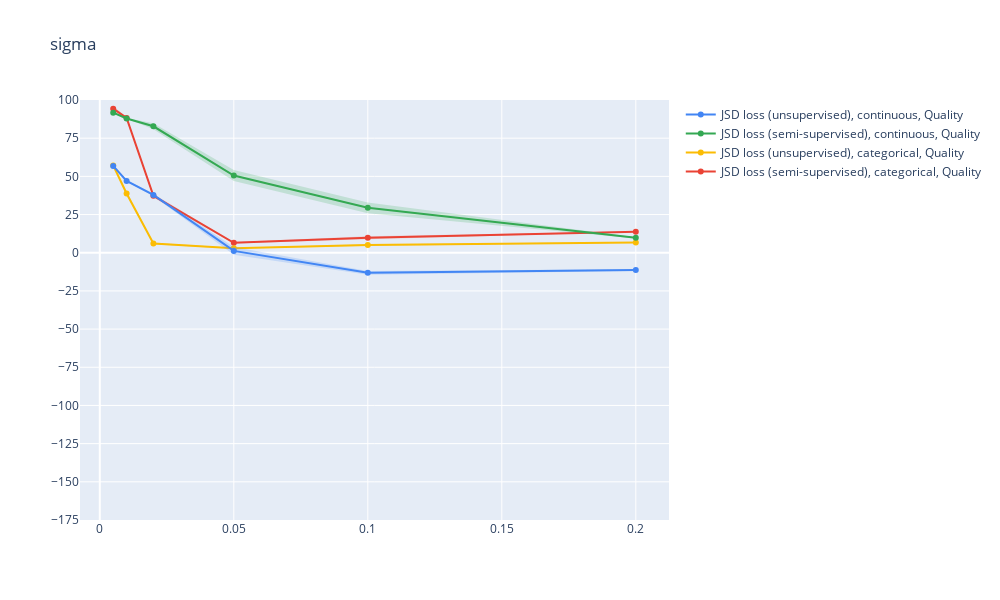
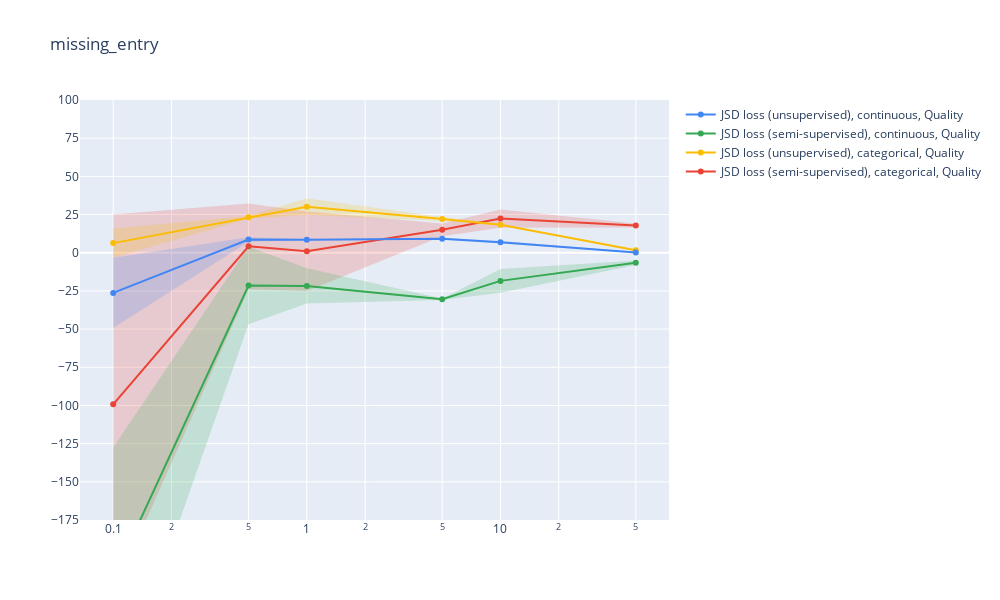
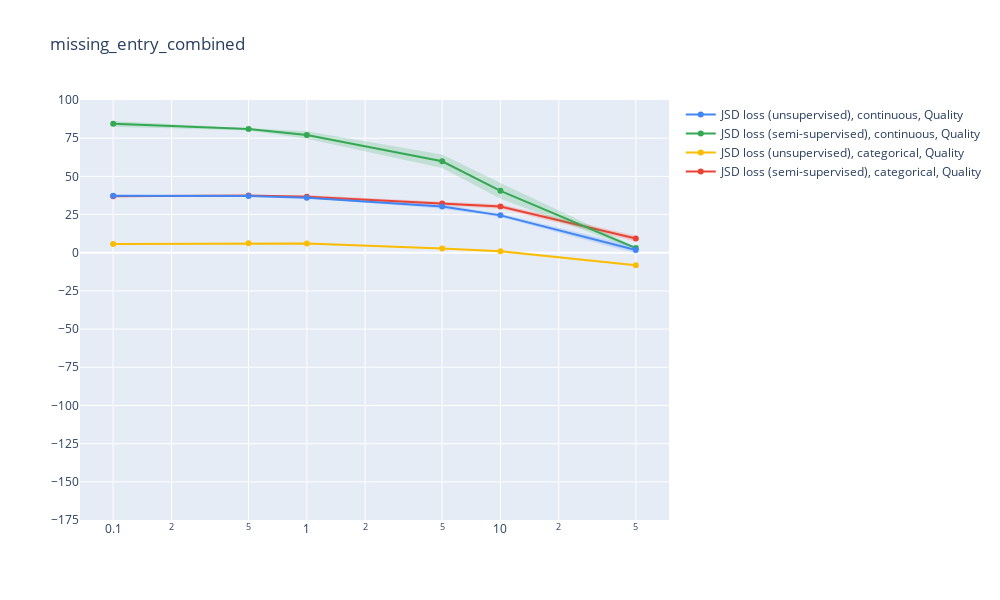
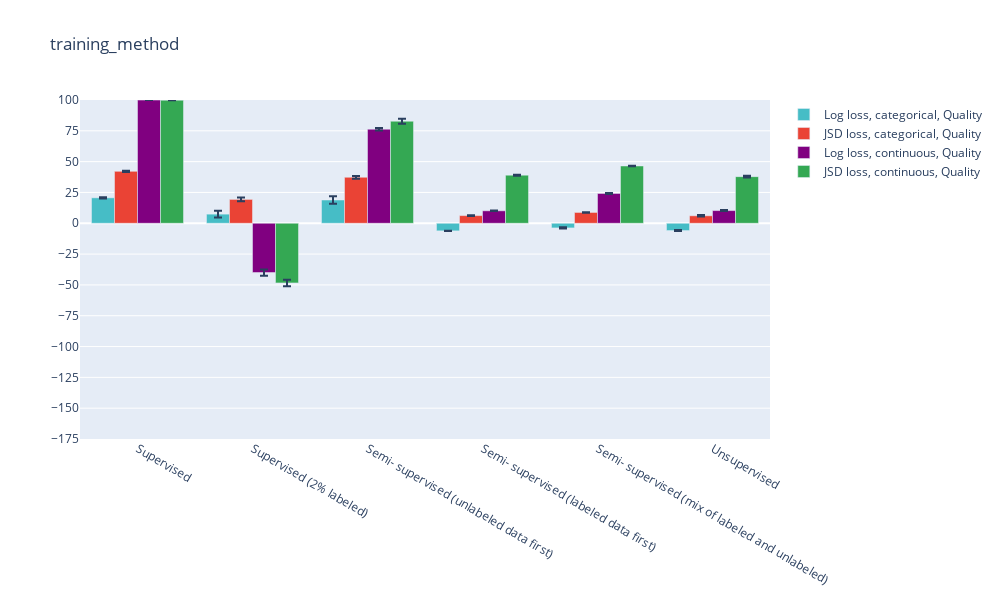

The cell these charts' notebook holds for them, in order:
### Code cell
for i in range(len(parameters)):
    param = parameters[i]

    if param == "labeled_data_percentage" or param=="training_method" or param=="sampling_density":
        excluded_config_strings=[]
    else:
        excluded_config_strings=CCE_strings
    plot_vals(i,None,USE_PLOTLY=True,excluded_config_strings=excluded_config_strings)

### Figure 1 — Plotly figure (JSON) as saved in the notebook; plotly's stock layout.template omitted (floating-point values rounded to 4 significant figures)
{"data": [{"line": {"color": "rgb(0.9176470588235293, 0.2627450980392158, 0.2078431372549021)"}, "marker": {"color": "rgb(0.9176470588235293, 0.2627450980392158, 0.2078431372549021)", "symbol": "circle"}, "mode": "lines+markers", "name": "JSD loss (semi-supervised), categorical, Quality", "type": "scatter", "x": [0.005, 0.01, 0.02, 0.05, 0.1, 0.2], "y": [94.32, 88.25, 37.31, 6.476, 9.85, 13.82]}, {"line": {"width": 0}, "marker": {"color": "rgb(0.9176470588235293, 0.2627450980392158, 0.2078431372549021)"}, "mode": "lines", "name": "Upper bound", "showlegend": false, "type": "scatter", "x": [0.005, 0.01, 0.02, 0.05, 0.1, 0.2], "y": [95.98, 88.88, 38.43, 6.951, 10.81, 14.07]}, {"fill": "tonexty", "fillcolor": "rgba(0.9176470588235293, 0.2627450980392158, 0.2078431372549021, 0.2)", "line": {"width": 0}, "marker": {"color": "rgb(0.9176470588235293, 0.2627450980392158, 0.2078431372549021)"}, "mode": "lines", "name": "Lower bound", "showlegend": false, "type": "scatter", "x": [0.005, 0.01, 0.02, 0.05, 0.1, 0.2], "y": [92.66, 87.62, 36.2, 6.002, 8.889, 13.56]}, {"line": {"color": "rgb(0.984313725490196, 0.7372549019607844, 0.015686274509803977)"}, "marker": {"color": "rgb(0.984313725490196, 0.7372549019607844, 0.015686274509803977)", "symbol": "circle"}, "mode": "lines+markers", "name": "JSD loss (unsupervised), categorical, Quality", "type": "scatter", "x": [0.005, 0.01, 0.02, 0.05, 0.1, 0.2], "y": [57.19, 38.75, 6.051, 2.852, 5.002, 6.759]}, {"line": {"width": 0}, "marker": {"color": "rgb(0.984313725490196, 0.7372549019607844, 0.015686274509803977)"}, "mode": "lines", "name": "Upper bound", "showlegend": false, "type": "scatter", "x": [0.005, 0.01, 0.02, 0.05, 0.1, 0.2], "y": [58.95, 40.03, 6.68, 3.066, 5.646, 6.925]}, {"fill": "tonexty", "fillcolor": "rgba(0.984313725490196, 0.7372549019607844, 0.015686274509803977, 0.2)", "line": {"width": 0}, "marker": {"color": "rgb(0.984313725490196, 0.7372549019607844, 0.015686274509803977)"}, "mode": "lines", "name": "Lower bound", "showlegend": false, "type": "scatter", "x": [0.005, 0.01, 0.02, 0.05, 0.1, 0.2], "y": [55.43, 37.47, 5.422, 2.637, 4.358, 6.593]}, {"line": {"color": "rgb(0.20392156862745092, 0.6588235294117648, 0.3254901960784313)"}, "marker": {"color": "rgb(0.20392156862745092, 0.6588235294117648, 0.3254901960784313)", "symbol": "circle"}, "mode": "lines+markers", "name": "JSD loss (semi-supervised), continuous, Quality", "type": "scatter", "x": [0.005, 0.01, 0.02, 0.05, 0.1, 0.2], "y": [91.72, 87.91, 82.79, 50.57, 29.41, 9.732]}, {"line": {"width": 0}, "marker": {"color": "rgb(0.20392156862745092, 0.6588235294117648, 0.3254901960784313)"}, "mode": "lines", "name": "Upper bound", "showlegend": false, "type": "scatter", "x": [0.005, 0.01, 0.02, 0.05, 0.1, 0.2], "y": [92.15, 88.2, 84.8, 54.16, 32.9, 10.19]}, {"fill": "tonexty", "fillcolor": "rgba(0.20392156862745092, 0.6588235294117648, 0.3254901960784313, 0.2)", "line": {"width": 0}, "marker": {"color": "rgb(0.20392156862745092, 0.6588235294117648, 0.3254901960784313)"}, "mode": "lines", "name": "Lower bound", "showlegend": false, "type": "scatter", "x": [0.005, 0.01, 0.02, 0.05, 0.1, 0.2], "y": [91.29, 87.62, 80.78, 46.98, 25.93, 9.272]}, {"line": {"color": "rgb(0.2588235294117648, 0.5215686274509804, 0.9568627450980393)"}, "marker": {"color": "rgb(0.2588235294117648, 0.5215686274509804, 0.9568627450980393)", "symbol": "circle"}, "mode": "lines+markers", "name": "JSD loss (unsupervised), continuous, Quality", "type": "scatter", "x": [0.005, 0.01, 0.02, 0.05, 0.1, 0.2], "y": [56.82, 46.97, 37.83, 1.186, -13.18, -11.37]}, {"line": {"width": 0}, "marker": {"color": "rgb(0.2588235294117648, 0.5215686274509804, 0.9568627450980393)"}, "mode": "lines", "name": "Upper bound", "showlegend": false, "type": "scatter", "x": [0.005, 0.01, 0.02, 0.05, 0.1, 0.2], "y": [57.52, 47.42, 38.62, 3.759, -12.01, -10.77]}, {"fill": "tonexty", "fillcolor": "rgba(0.2588235294117648, 0.5215686274509804, 0.9568627450980393, 0.2)", "line": {"width": 0}, "marker": {"color": "rgb(0.2588235294117648, 0.5215686274509804, 0.9568627450980393)"}, "mode": "lines", "name": "Lower bound", "showlegend": false, "type": "scatter", "x": [0.005, 0.01, 0.02, 0.05, 0.1, 0.2], "y": [56.12, 46.52, 37.04, -1.388, -14.35, -11.97]}], "layout": {"height": 600, "title": {"text": "sigma"}, "width": 1000, "yaxis": {"dtick": 25, "range": [-175, 100], "tick0": 0}}}

### Figure 2 — Plotly figure (JSON) as saved in the notebook; plotly's stock layout.template omitted (floating-point values rounded to 4 significant figures)
{"data": [{"line": {"color": "rgb(0.9176470588235293, 0.2627450980392158, 0.2078431372549021)"}, "marker": {"color": "rgb(0.9176470588235293, 0.2627450980392158, 0.2078431372549021)", "symbol": "circle"}, "mode": "lines+markers", "name": "JSD loss (semi-supervised), categorical, Quality", "type": "scatter", "x": [0.1, 0.5, 1, 5, 10, 50], "y": [-99.28, 4.185, 0.9747, 14.99, 22.36, 17.78]}, {"line": {"width": 0}, "marker": {"color": "rgb(0.9176470588235293, 0.2627450980392158, 0.2078431372549021)"}, "mode": "lines", "name": "Upper bound", "showlegend": false, "type": "scatter", "x": [0.1, 0.5, 1, 5, 10, 50], "y": [24.97, 32.26, 26.98, 19.17, 28.35, 19.12]}, {"fill": "tonexty", "fillcolor": "rgba(0.9176470588235293, 0.2627450980392158, 0.2078431372549021, 0.2)", "line": {"width": 0}, "marker": {"color": "rgb(0.9176470588235293, 0.2627450980392158, 0.2078431372549021)"}, "mode": "lines", "name": "Lower bound", "showlegend": false, "type": "scatter", "x": [0.1, 0.5, 1, 5, 10, 50], "y": [-223.5, -23.89, -25.03, 10.82, 16.36, 16.44]}, {"line": {"color": "rgb(0.984313725490196, 0.7372549019607844, 0.015686274509803977)"}, "marker": {"color": "rgb(0.984313725490196, 0.7372549019607844, 0.015686274509803977)", "symbol": "circle"}, "mode": "lines+markers", "name": "JSD loss (unsupervised), categorical, Quality", "type": "scatter", "x": [0.1, 0.5, 1, 5, 10, 50], "y": [6.299, 23.21, 30.16, 22.08, 18.28, 1.605]}, {"line": {"width": 0}, "marker": {"color": "rgb(0.984313725490196, 0.7372549019607844, 0.015686274509803977)"}, "mode": "lines", "name": "Upper bound", "showlegend": false, "type": "scatter", "x": [0.1, 0.5, 1, 5, 10, 50], "y": [15.89, 24.18, 35.65, 23.37, 18.7, 2.194]}, {"fill": "tonexty", "fillcolor": "rgba(0.984313725490196, 0.7372549019607844, 0.015686274509803977, 0.2)", "line": {"width": 0}, "marker": {"color": "rgb(0.984313725490196, 0.7372549019607844, 0.015686274509803977)"}, "mode": "lines", "name": "Lower bound", "showlegend": false, "type": "scatter", "x": [0.1, 0.5, 1, 5, 10, 50], "y": [-3.293, 22.24, 24.66, 20.78, 17.85, 1.016]}, {"line": {"color": "rgb(0.20392156862745092, 0.6588235294117648, 0.3254901960784313)"}, "marker": {"color": "rgb(0.20392156862745092, 0.6588235294117648, 0.3254901960784313)", "symbol": "circle"}, "mode": "lines+markers", "name": "JSD loss (semi-supervised), continuous, Quality", "type": "scatter", "x": [0.1, 0.5, 1, 5, 10, 50], "y": [-213.2, -21.47, -21.76, -30.46, -18.44, -6.548]}, {"line": {"width": 0}, "marker": {"color": "rgb(0.20392156862745092, 0.6588235294117648, 0.3254901960784313)"}, "mode": "lines", "name": "Upper bound", "showlegend": false, "type": "scatter", "x": [0.1, 0.5, 1, 5, 10, 50], "y": [-127.5, 3.907, -10.24, -29.94, -10.7, -5.016]}, {"fill": "tonexty", "fillcolor": "rgba(0.20392156862745092, 0.6588235294117648, 0.3254901960784313, 0.2)", "line": {"width": 0}, "marker": {"color": "rgb(0.20392156862745092, 0.6588235294117648, 0.3254901960784313)"}, "mode": "lines", "name": "Lower bound", "showlegend": false, "type": "scatter", "x": [0.1, 0.5, 1, 5, 10, 50], "y": [-298.9, -46.85, -33.29, -30.99, -26.17, -8.079]}, {"line": {"color": "rgb(0.2588235294117648, 0.5215686274509804, 0.9568627450980393)"}, "marker": {"color": "rgb(0.2588235294117648, 0.5215686274509804, 0.9568627450980393)", "symbol": "circle"}, "mode": "lines+markers", "name": "JSD loss (unsupervised), continuous, Quality", "type": "scatter", "x": [0.1, 0.5, 1, 5, 10, 50], "y": [-26.29, 8.629, 8.494, 9.15, 6.872, 0.1462]}, {"line": {"width": 0}, "marker": {"color": "rgb(0.2588235294117648, 0.5215686274509804, 0.9568627450980393)"}, "mode": "lines", "name": "Upper bound", "showlegend": false, "type": "scatter", "x": [0.1, 0.5, 1, 5, 10, 50], "y": [-3.212, 10.15, 8.888, 9.792, 7.712, 0.4625]}, {"fill": "tonexty", "fillcolor": "rgba(0.2588235294117648, 0.5215686274509804, 0.9568627450980393, 0.2)", "line": {"width": 0}, "marker": {"color": "rgb(0.2588235294117648, 0.5215686274509804, 0.9568627450980393)"}, "mode": "lines", "name": "Lower bound", "showlegend": false, "type": "scatter", "x": [0.1, 0.5, 1, 5, 10, 50], "y": [-49.36, 7.108, 8.099, 8.508, 6.033, -0.17]}], "layout": {"height": 600, "title": {"text": "missing_entry"}, "width": 1000, "xaxis": {"type": "log"}, "yaxis": {"dtick": 25, "range": [-175, 100], "tick0": 0}}}

### Figure 3 — Plotly figure (JSON) as saved in the notebook; plotly's stock layout.template omitted (floating-point values rounded to 4 significant figures)
{"data": [{"line": {"color": "rgb(0.9176470588235293, 0.2627450980392158, 0.2078431372549021)"}, "marker": {"color": "rgb(0.9176470588235293, 0.2627450980392158, 0.2078431372549021)", "symbol": "circle"}, "mode": "lines+markers", "name": "JSD loss (semi-supervised), categorical, Quality", "type": "scatter", "x": [0.1, 0.5, 1, 5, 10, 50], "y": [37.04, 37.47, 36.62, 32.17, 30.29, 9.279]}, {"line": {"width": 0}, "marker": {"color": "rgb(0.9176470588235293, 0.2627450980392158, 0.2078431372549021)"}, "mode": "lines", "name": "Upper bound", "showlegend": false, "type": "scatter", "x": [0.1, 0.5, 1, 5, 10, 50], "y": [37.21, 37.84, 37.73, 33.44, 31.82, 11.14]}, {"fill": "tonexty", "fillcolor": "rgba(0.9176470588235293, 0.2627450980392158, 0.2078431372549021, 0.2)", "line": {"width": 0}, "marker": {"color": "rgb(0.9176470588235293, 0.2627450980392158, 0.2078431372549021)"}, "mode": "lines", "name": "Lower bound", "showlegend": false, "type": "scatter", "x": [0.1, 0.5, 1, 5, 10, 50], "y": [36.88, 37.09, 35.52, 30.89, 28.75, 7.422]}, {"line": {"color": "rgb(0.984313725490196, 0.7372549019607844, 0.015686274509803977)"}, "marker": {"color": "rgb(0.984313725490196, 0.7372549019607844, 0.015686274509803977)", "symbol": "circle"}, "mode": "lines+markers", "name": "JSD loss (unsupervised), categorical, Quality", "type": "scatter", "x": [0.1, 0.5, 1, 5, 10, 50], "y": [5.796, 6.231, 6.067, 2.834, 0.8997, -8.242]}, {"line": {"width": 0}, "marker": {"color": "rgb(0.984313725490196, 0.7372549019607844, 0.015686274509803977)"}, "mode": "lines", "name": "Upper bound", "showlegend": false, "type": "scatter", "x": [0.1, 0.5, 1, 5, 10, 50], "y": [6.227, 6.613, 6.626, 3.219, 1.776, -7.749]}, {"fill": "tonexty", "fillcolor": "rgba(0.984313725490196, 0.7372549019607844, 0.015686274509803977, 0.2)", "line": {"width": 0}, "marker": {"color": "rgb(0.984313725490196, 0.7372549019607844, 0.015686274509803977)"}, "mode": "lines", "name": "Lower bound", "showlegend": false, "type": "scatter", "x": [0.1, 0.5, 1, 5, 10, 50], "y": [5.365, 5.85, 5.507, 2.449, 0.02301, -8.735]}, {"line": {"color": "rgb(0.20392156862745092, 0.6588235294117648, 0.3254901960784313)"}, "marker": {"color": "rgb(0.20392156862745092, 0.6588235294117648, 0.3254901960784313)", "symbol": "circle"}, "mode": "lines+markers", "name": "JSD loss (semi-supervised), continuous, Quality", "type": "scatter", "x": [0.1, 0.5, 1, 5, 10, 50], "y": [84.38, 80.95, 77.04, 59.87, 40.5, 3.015]}, {"line": {"width": 0}, "marker": {"color": "rgb(0.20392156862745092, 0.6588235294117648, 0.3254901960784313)"}, "mode": "lines", "name": "Upper bound", "showlegend": false, "type": "scatter", "x": [0.1, 0.5, 1, 5, 10, 50], "y": [86.19, 81.79, 79.48, 64.29, 45.59, 3.893]}, {"fill": "tonexty", "fillcolor": "rgba(0.20392156862745092, 0.6588235294117648, 0.3254901960784313, 0.2)", "line": {"width": 0}, "marker": {"color": "rgb(0.20392156862745092, 0.6588235294117648, 0.3254901960784313)"}, "mode": "lines", "name": "Lower bound", "showlegend": false, "type": "scatter", "x": [0.1, 0.5, 1, 5, 10, 50], "y": [82.56, 80.11, 74.59, 55.45, 35.41, 2.136]}, {"line": {"color": "rgb(0.2588235294117648, 0.5215686274509804, 0.9568627450980393)"}, "marker": {"color": "rgb(0.2588235294117648, 0.5215686274509804, 0.9568627450980393)", "symbol": "circle"}, "mode": "lines+markers", "name": "JSD loss (unsupervised), continuous, Quality", "type": "scatter", "x": [0.1, 0.5, 1, 5, 10, 50], "y": [37.32, 37.07, 35.94, 30.3, 24.46, 1.827]}, {"line": {"width": 0}, "marker": {"color": "rgb(0.2588235294117648, 0.5215686274509804, 0.9568627450980393)"}, "mode": "lines", "name": "Upper bound", "showlegend": false, "type": "scatter", "x": [0.1, 0.5, 1, 5, 10, 50], "y": [38.0, 37.54, 36.24, 31.74, 25.56, 4.172]}, {"fill": "tonexty", "fillcolor": "rgba(0.2588235294117648, 0.5215686274509804, 0.9568627450980393, 0.2)", "line": {"width": 0}, "marker": {"color": "rgb(0.2588235294117648, 0.5215686274509804, 0.9568627450980393)"}, "mode": "lines", "name": "Lower bound", "showlegend": false, "type": "scatter", "x": [0.1, 0.5, 1, 5, 10, 50], "y": [36.64, 36.61, 35.65, 28.86, 23.36, -0.5172]}], "layout": {"height": 600, "title": {"text": "missing_entry_combined"}, "width": 1000, "xaxis": {"type": "log"}, "yaxis": {"dtick": 25, "range": [-175, 100], "tick0": 0}}}

### Figure 4 — Plotly figure (JSON) as saved in the notebook; plotly's stock layout.template omitted (floating-point values rounded to 4 significant figures)
{"data": [{"error_y": {"array": [0.5364, 2.828, 3.029, 0.129, 0.57, 0.4382]}, "marker": {"color": "rgb(0.27450980392156876, 0.7411764705882351, 0.776470588235294)"}, "name": "Log loss, categorical, Quality", "type": "bar", "x": ["Supervised", "Supervised\n(2% labeled)", "Semi-\nsupervised\n(unlabeled\ndata first)", "Semi-\nsupervised\n(labeled\ndata first)", "Semi-\nsupervised\n(mix of\nlabeled and\nunlabeled)", "Unsupervised"], "y": [20.65, 7.41, 18.88, -6.147, -3.768, -5.9]}, {"error_y": {"array": [0.5186, 1.534, 1.114, 0.2294, 0.222, 0.629]}, "marker": {"color": "rgb(0.9176470588235293, 0.2627450980392158, 0.2078431372549021)"}, "name": "JSD loss, categorical, Quality", "type": "bar", "x": ["Supervised", "Supervised\n(2% labeled)", "Semi-\nsupervised\n(unlabeled\ndata first)", "Semi-\nsupervised\n(labeled\ndata first)", "Semi-\nsupervised\n(mix of\nlabeled and\nunlabeled)", "Unsupervised"], "y": [42.11, 19.36, 37.31, 6.214, 8.781, 6.051]}, {"error_y": {"array": [0.01535, 2.505, 1.021, 0.2368, 0.3604, 0.3728]}, "marker": {"color": "rgb(0.5019607843137255, 0.0, 0.5019607843137254)"}, "name": "Log loss, continuous, Quality", "type": "bar", "x": ["Supervised", "Supervised\n(2% labeled)", "Semi-\nsupervised\n(unlabeled\ndata first)", "Semi-\nsupervised\n(labeled\ndata first)", "Semi-\nsupervised\n(mix of\nlabeled and\nunlabeled)", "Unsupervised"], "y": [99.95, -39.98, 76.32, 10.11, 24.16, 10.3]}, {"error_y": {"array": [0.02436, 2.61, 2.008, 0.4011, 0.2807, 0.7908]}, "marker": {"color": "rgb(0.20392156862745092, 0.6588235294117648, 0.3254901960784313)"}, "name": "JSD loss, continuous, Quality", "type": "bar", "x": ["Supervised", "Supervised\n(2% labeled)", "Semi-\nsupervised\n(unlabeled\ndata first)", "Semi-\nsupervised\n(labeled\ndata first)", "Semi-\nsupervised\n(mix of\nlabeled and\nunlabeled)", "Unsupervised"], "y": [99.84, -48.39, 82.79, 39.05, 46.48, 37.83]}], "layout": {"height": 600, "title": {"text": "training_method"}, "width": 1000, "yaxis": {"dtick": 25, "range": [-175, 100], "tick0": 0}}}
